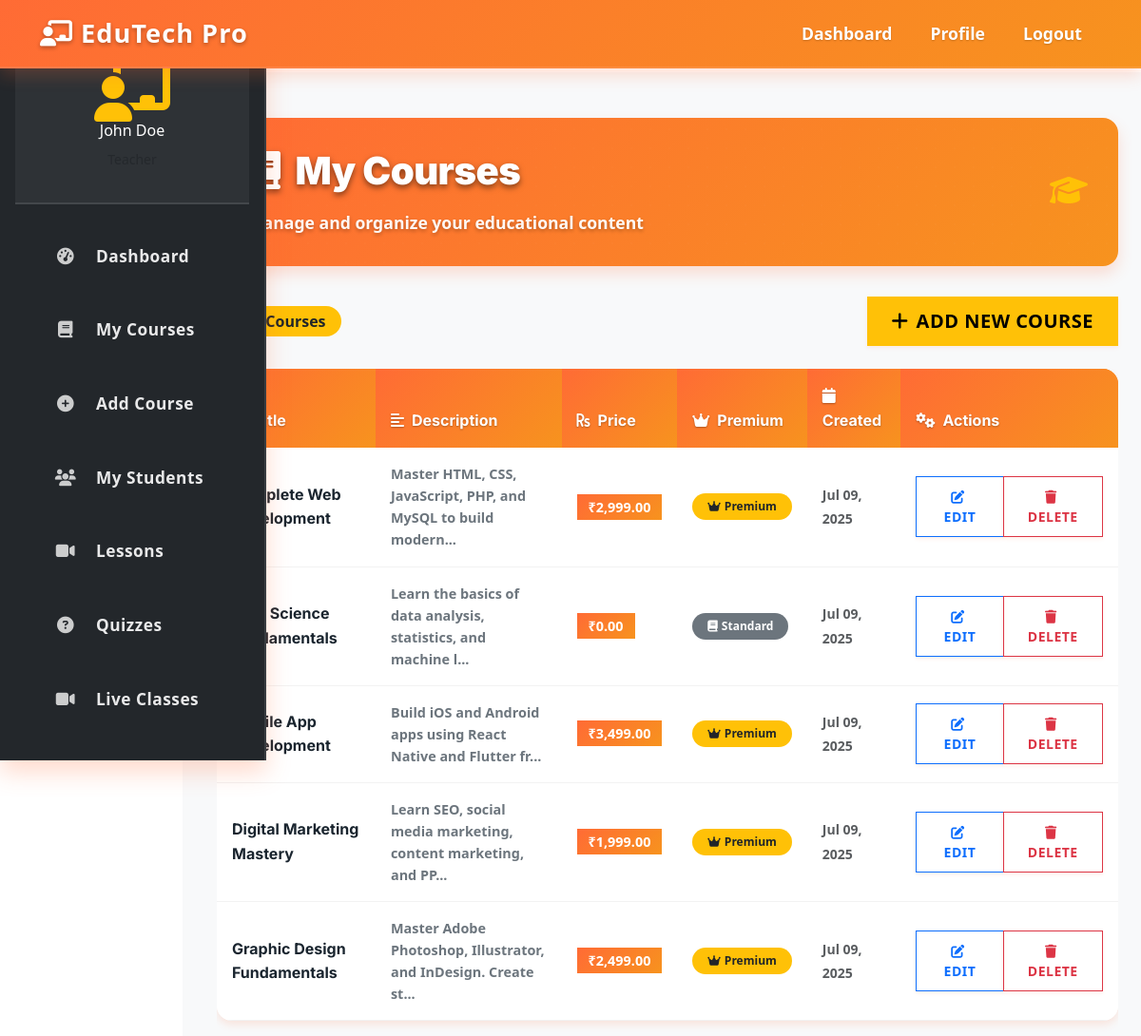
Screenshot of /teacher/courses.php (signed in) with the database file from the repository.
### tables this page shows
CREATE TABLE IF NOT EXISTS `users` (
    `id` INT AUTO_INCREMENT PRIMARY KEY,
    `google_id` VARCHAR(255) UNIQUE,
    `username` VARCHAR(50) UNIQUE,
    `email` VARCHAR(100) UNIQUE NOT NULL,
    `password` VARCHAR(255),
    `full_name` VARCHAR(100) NOT NULL,
    `role` ENUM('admin', 'teacher', 'student') NOT NULL,
    `profile_image` VARCHAR(255),
    `phone` VARCHAR(20),
    `address` TEXT,
    `status` ENUM('active', 'inactive', 'pending') DEFAULT 'active',
    `created_at` TIMESTAMP DEFAULT CURRENT_TIMESTAMP,
    `updated_at` TIMESTAMP DEFAULT CURRENT_TIMESTAMP ON UPDATE CURRENT_TIMESTAMP
);

CREATE TABLE IF NOT EXISTS `courses` (
    `id` INT AUTO_INCREMENT PRIMARY KEY,
    `title` VARCHAR(200) NOT NULL,
    `description` TEXT,
    `instructor_id` INT,
    `category` VARCHAR(100),
    `level` ENUM('beginner', 'intermediate', 'advanced') DEFAULT 'beginner',
    `price` DECIMAL(10,2) DEFAULT 0.00,
    `is_premium` BOOLEAN DEFAULT FALSE,
    `thumbnail` VARCHAR(255),
    `duration` INT DEFAULT 0,
    `total_lessons` INT DEFAULT 0,
    `total_students` INT DEFAULT 0,
    `rating` DECIMAL(3,2) DEFAULT 0.00,
    `status` ENUM('draft', 'published', 'archived') DEFAULT 'draft',
    `created_at` TIMESTAMP DEFAULT CURRENT_TIMESTAMP,
    `updated_at` TIMESTAMP DEFAULT CURRENT_TIMESTAMP ON UPDATE CURRENT_TIMESTAMP,
    FOREIGN KEY (`instructor_id`) REFERENCES `users`(`id`) ON DELETE SET NULL
);

### teacher/courses.php (the view, shortened to what this page needs)
<?php
require_once '../config/database.php';
$teacher_id = $_SESSION['teacher_id'];
$stmt = $pdo->prepare("SELECT * FROM users WHERE id = ?");
$stmt->execute([$teacher_id]);
$teacher = $stmt->fetch();
$stmt = $pdo->prepare('SELECT * FROM courses WHERE instructor_id = ? ORDER BY created_at DESC');
$stmt->execute([$teacher_id]);
$courses = $stmt->fetchAll();
?>
<!DOCTYPE html>
<html lang="en">
<head>
    <link href="https://cdn.jsdelivr.net/npm/bootstrap@5.3.0/dist/css/bootstrap.min.css" rel="stylesheet">
    <link href="https://cdnjs.cloudflare.com/ajax/libs/font-awesome/6.4.0/css/all.min.css" rel="stylesheet">
    <link href="../assets/css/style.css" rel="stylesheet">
    <link href="../assets/css/teacher-dashboard.css" rel="stylesheet">
</head>
<body>
    <nav class="navbar navbar-expand-lg navbar-dark bg-warning fixed-top">
        <div class="container">
            <a class="navbar-brand fw-bold" href="dashboard.php">
                <i class="fas fa-chalkboard-teacher me-2"></i>EduTech Pro
            </a>
            <div class="collapse navbar-collapse" id="navbarNav">
                <ul class="navbar-nav ms-auto">
                    <li class="nav-item">
                        <a class="nav-link" href="dashboard.php">Dashboard</a>
                    </li>
                    <li class="nav-item">
                        <a class="nav-link" href="profile.php">Profile</a>
                    </li>
                    <li class="nav-item">
                        <a class="nav-link" href="logout.php">Logout</a>
                    </li>
                </ul>
            </div>
        </div>
    </nav>
    <div class="row">
        <nav class="col-md-3 col-lg-2 d-md-block sidebar collapse">
            <div class="position-sticky">
                <div class="text-center mb-4">
                    <div>
                        <i class="fas fa-chalkboard-teacher fa-4x text-warning"></i>
                    </div>
                    <h6 class="text-white"><?php echo htmlspecialchars($teacher['full_name']); ?></h6>
                    <small class="text-muted">Teacher</small>
                </div>
                <ul class="nav flex-column">
                    <li class="nav-item">
                        <a class="nav-link" href="dashboard.php">
                            <i class="fas fa-tachometer-alt me-2"></i>
                            Dashboard
                        </a>
                    </li>
                    <li class="nav-item">
                        <a class="nav-link" href="courses.php">
                            <i class="fas fa-book me-2"></i>
                            My Courses
                        </a>
                    </li>
                    <li class="nav-item">
                        <a class="nav-link" href="create_course.php">
                            <i class="fas fa-plus-circle me-2"></i>
                            Add Course
                        </a>
                    </li>
                    <li class="nav-item">
                        <a class="nav-link" href="students.php">
                            <i class="fas fa-users me-2"></i>
                            My Students
                        </a>
                    </li>
                    <li class="nav-item">
                        <a class="nav-link" href="lessons_coming_soon.php">
                            <i class="fas fa-video me-2"></i>
                            Lessons <span class="badge bg-secondary ms-2"></span>
                        </a>
                    </li>
                    <li class="nav-item">
                        <a class="nav-link" href="quizzes_coming_soon.php">
                            <i class="fas fa-question-circle me-2"></i>
                            Quizzes <span class="badge bg-secondary ms-2"></span>
                        </a>
                    </li>
                    <li class="nav-item">
                        <a class="nav-link" href="live_classes_coming_soon.php">
                            <i class="fas fa-video me-2"></i>
                            Live Classes <span class="badge bg-secondary ms-2"></span>
                        </a>
                    </li>
                    <li class="nav-item">
                        <a class="nav-link" href="attendance.php">
                        </a>
                    </li>
                </ul>
            </div>
        </nav>
        <main class="col-md-9 ms-sm-auto col-lg-10 px-md-4 dashboard-main-content">
            <div class="container-fluid pt-5">
                <div class="page-header">
                    <div class="row align-items-center">
                        <div class="col-md-8">
                            <h1><i class="fas fa-book me-3"></i>My Courses</h1>
                            <p class="mb-0">Manage and organize your educational content</p>
                        </div>
                        <div class="col-md-4 text-md-end">
                            <div class="teacher-stat-card">
                                <i class="fas fa-graduation-cap fa-2x text-warning"></i>
                            </div>
                        </div>
                    </div>
                </div>
                <div class="d-flex justify-content-between align-items-center mb-4">
                    <div class="course-stats">
                        <span class="badge bg-warning text-dark fs-6 px-3 py-2">
                            <i class="fas fa-book me-2"></i><?php echo count($courses); ?> Courses
                        </span>
                    </div>
                    <a href="create_course.php" class="btn btn-warning btn-lg fw-bold teacher-btn">
                        <i class="fas fa-plus me-2"></i>Add New Course
                    </a>
                </div>
                <div class="teacher-content-card">
                    <?php if (empty($courses)): ?>
                        <div class="text-center py-5">
                            <div class="empty-state">
                                <i class="fas fa-book-open fa-4x text-muted mb-4"></i>
                                <h3 class="text-muted mb-3">No Courses Yet</h3>
                                <p class="text-muted mb-4">Start creating your first course to share your knowledge with students</p>
                                <a href="create_course.php" class="btn btn-warning btn-lg teacher-btn">
                                    <i class="fas fa-plus me-2"></i>Create Your First Course
                                </a>
                            </div>
                        </div>
                    <?php else: ?>
                        <div class="table-responsive">
                            <table class="table table-hover teacher-table">
                                <thead class="table-warning">
                                    <tr>
                                        <th><i class="fas fa-book me-2"></i>Title</th>
                                        <th><i class="fas fa-align-left me-2"></i>Description</th>
                                        <th><i class="fas fa-rupee-sign me-2"></i>Price</th>
                                        <th><i class="fas fa-crown me-2"></i>Premium</th>
                                        <th><i class="fas fa-calendar me-2"></i>Created</th>
                                        <th><i class="fas fa-cogs me-2"></i>Actions</th>
                                    </tr>
                                </thead>
                                <tbody>
                                    <?php foreach ($courses as $course): ?>
                                    <tr class="course-row">
                                        <td>
                                            <div class="course-title">
                                                <strong><?php echo htmlspecialchars($course['title']); ?></strong>
                                            </div>
                                        </td>
                                        <td>
                                            <div class="course-description">
                                                <?php echo htmlspecialchars(substr($course['description'], 0, 60)); ?>...
                                            </div>
                                        </td>
                                        <td>
                                            <span class="price-badge">
                                                ₹<?php echo number_format($course['price'], 2); ?>
                                            </span>
                                        </td>
                                        <td>
                                            <?php if ($course['is_premium']): ?>
                                                <span class="badge bg-warning text-dark">
                                                    <i class="fas fa-crown me-1"></i>Premium
                                                </span>
                                            <?php else: ?>
                                                <span class="badge bg-secondary">
                                                    <i class="fas fa-book me-1"></i>Standard
                                                </span>
                                            <?php endif; ?>
                                        </td>
                                        <td>
                                            <small class="text-muted">
                                                <?php echo date('M d, Y', strtotime($course['created_at'])); ?>
                                            </small>
                                        </td>
                                        <td>
                                            <div class="btn-group" role="group">
                                                <a href="create_course.php?id=<?php echo $course['id']; ?>" class="btn btn-sm btn-outline-primary teacher-btn">
                                                    <i class="fas fa-edit me-1"></i>Edit
                                                </a>
                                                <a href="courses.php?delete=<?php echo $course['id']; ?>" class="btn btn-sm btn-outline-danger teacher-btn"
                                                   onclick="return confirm('Are you sure you want to delete this course? This action cannot be undone.');">
                                                    <i class="fas fa-trash me-1"></i>Delete
                                                </a>
                                            </div>
                                        </td>
                                    </tr>
                                    <?php endforeach; ?>
                                </tbody>
                            </table>
                        </div>
                    <?php endif; ?>
                </div>
            </div>
        </main>
    </div>
</body>
</html>

### assets/css/style.css (style rules this page uses)
:root { --primary-color: #0d6efd; --secondary-color: #6c757d; --success-color: #198754; --warning-color: #ffc107; --danger-color: #dc3545; --light-color: #f8f9fa; --dark-color: #212529; }
* { margin: 0; padding: 0; box-sizing: border-box; }
body { font-family: 'Segoe UI', Tahoma, Geneva, Verdana, sans-serif; line-height: 1.6; color: var(--dark-color); padding-top: 76px; }
.btn { border-radius: 25px; padding: 10px 25px; font-weight: 600; transition: all 0.3s ease; }
.navbar { background: linear-gradient(90deg, #0d6efd 60%, #0056b3 100%) !important; box-shadow: 0 2px 10px rgba(0,0,0,0.08); }
.navbar .navbar-brand { font-weight: 700; font-size: 1.7rem; color: #fff !important; letter-spacing: 1px; }
.navbar .nav-link, .navbar .dropdown-toggle { color: #fff !important; font-size: 1.1rem; margin-left: 1rem; margin-right: 1rem; transition: color 0.2s; }
body { padding-top: 76px; }
.sidebar { background: #23272b !important; color: #f8f9fa; box-shadow: 2px 0 16px rgba(0,0,0,0.08); border-top: none !important; border-right: 1px solid #222831; margin-top: 0 !important; border-top-left-radius: 0 !important; border-top-right-radius: 0 !important; top: 0; position: sticky; height: 100vh; z-index: 1029; display: flex; flex-direction: column; min-width: 220px; padding: 2rem 1rem 1rem 1rem; }
.sidebar .text-center { margin-top: 0 !important; margin-bottom: 2rem !important; }
.sidebar .nav-link { color: #f8f9fa !important; background: transparent; padding: 0.75rem 1.25rem; border-radius: 8px; margin-bottom: 0.5rem; font-size: 1.08rem; font-weight: 500; letter-spacing: 0.5px; transition: background 0.2s, color 0.2s, box-shadow 0.2s; display: flex; align-items: center; gap: 0.75rem; }
.sidebar .nav-link i { font-size: 1.2rem; opacity: 0.85; }
.table { border-radius: 10px; overflow: hidden; box-shadow: 0 5px 15px rgba(0,0,0,0.1); }
.table thead { background: var(--primary-color); color: white; }
.badge { padding: 0.5rem 1rem; border-radius: 20px; font-weight: 600; }
.container-fluid, .row, main { margin-top: 0 !important; }
.dashboard-main-content { margin-top: 0 !important; }
.sidebar .text-center { margin-top: 0 !important; margin-bottom: 1rem !important; }

### rows the page displays
users: full_name "John Doe"
courses: title "Complete Web Development", description "Master HTML, CSS, JavaScript, PHP, and MySQL to build modern", price "2,999.00", is_premium 1 (drawn), created_at "Jul 09, 2025"
courses: title "Data Science Fundamentals", description "Learn the basics of data analysis, statistics, and machine l", price "0.00", is_premium 0 (drawn), created_at "Jul 09, 2025"
courses: title "Mobile App Development", description "Build iOS and Android apps using React Native and Flutter fr", price "3,499.00", is_premium 1 (drawn), created_at "Jul 09, 2025"
courses: title "Digital Marketing Mastery", description "Learn SEO, social media marketing, content marketing, and PP", price "1,999.00", is_premium 1 (drawn), created_at "Jul 09, 2025"
courses: title "Graphic Design Fundamentals", description "Master Adobe Photoshop, Illustrator, and InDesign. Create st", price "2,499.00", is_premium 1 (drawn), created_at "Jul 09, 2025"
